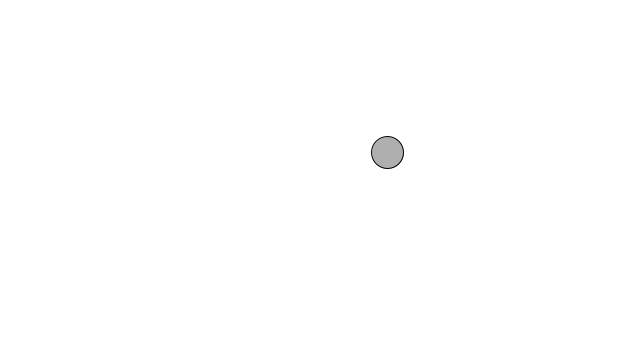
Frame 1 (no input)
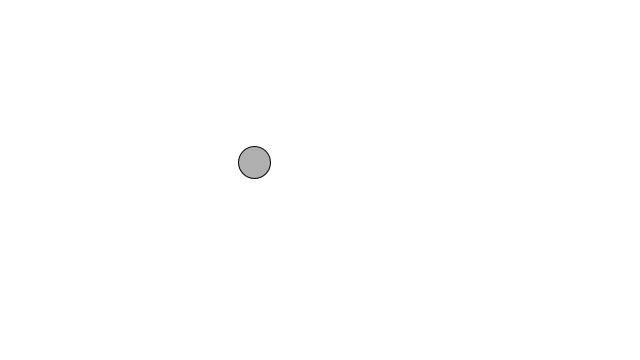
Frame 60 (the mouse pressed at the canvas centre just before this capture)
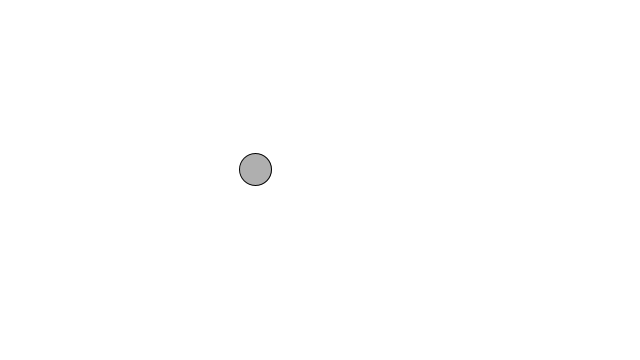
Frame 120 (the mouse held since frame 60 and released just before this capture)

The Processing sketch that drew these frames (run headless with seeded random() and noise(); from frame 60 on, the mouse is pressed at the canvas centre):

// Processing sketch: exercise_13_03_noise_motion
// ── exercise_13_03_noise_motion.pde
// Learning Processing
// Daniel Shiffman
// http://www.learningprocessing.com

// Exercise 13-3: Complete the following code which uses Perlin noise to set the location of 
// a circle. Run the code. Does the circle appear to be moving  "naturally"?  

// Noise "time" variables  
// In this sketch, we want to use noise for two different values. So that the output 
// of the noise function is not identical, we start at two different points in time. 
float xtime = 0.0;  
float ytime = 100.0;
float increment = 0.01;  

void setup() {   
  size(640, 360);  
}   

void draw() {   
  background(255);  
  float x = noise(xtime) * width;  
  float y = noise(ytime) * height;  
  xtime += increment;  
  ytime += increment;  
  // Draw the ellipse with size determined by Perlin noise  
  stroke(0);
  fill(175);  
  ellipse(x, y, 32, 32);
}    
